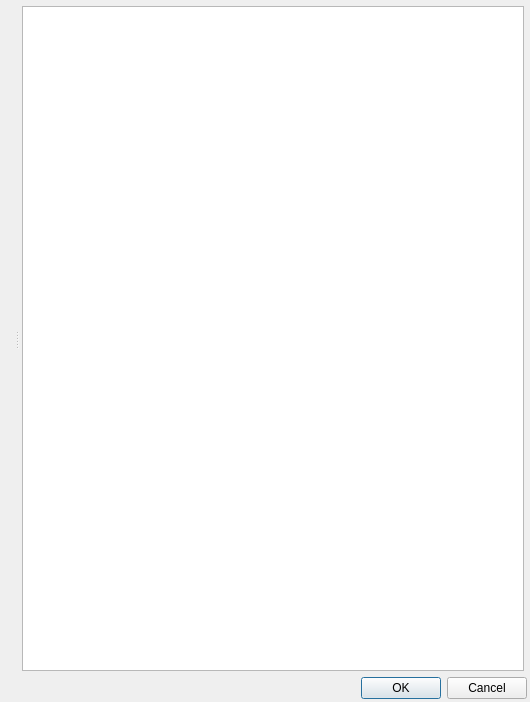
<?xml version="1.0" encoding="UTF-8"?>
<ui version="4.0">
 <class>Dialog</class>
 <widget class="QDialog" name="Dialog">
  <property name="geometry">
   <rect>
    <x>0</x>
    <y>0</y>
    <width>530</width>
    <height>702</height>
   </rect>
  </property>
  <property name="windowTitle">
   <string>Pick Slot</string>
  </property>
  <property name="modal">
   <bool>true</bool>
  </property>
  <layout class="QVBoxLayout" name="verticalLayout">
   <property name="spacing">
    <number>3</number>
   </property>
   <property name="margin">
    <number>3</number>
   </property>
   <item>
    <widget class="QSplitter" name="uiMainSPLT">
     <property name="orientation">
      <enum>Qt::Horizontal</enum>
     </property>
     <widget class="QWidget" name="uiTreeWDG" native="true">
      <layout class="QVBoxLayout" name="verticalLayout_4">
       <property name="spacing">
        <number>3</number>
       </property>
       <property name="margin">
        <number>3</number>
       </property>
      </layout>
     </widget>
     <widget class="QWidget" name="uiSlotWDG" native="true">
      <layout class="QVBoxLayout" name="verticalLayout_5">
       <property name="spacing">
        <number>3</number>
       </property>
       <property name="margin">
        <number>3</number>
       </property>
       <item>
        <widget class="QListWidget" name="uiSlotLIST"/>
       </item>
      </layout>
     </widget>
    </widget>
   </item>
   <item>
    <widget class="QDialogButtonBox" name="buttonBox">
     <property name="orientation">
      <enum>Qt::Horizontal</enum>
     </property>
     <property name="standardButtons">
      <set>QDialogButtonBox::Cancel|QDialogButtonBox::Ok</set>
     </property>
    </widget>
   </item>
  </layout>
 </widget>
 <resources/>
 <connections>
  <connection>
   <sender>buttonBox</sender>
   <signal>accepted()</signal>
   <receiver>Dialog</receiver>
   <slot>accept()</slot>
   <hints>
    <hint type="sourcelabel">
     <x>248</x>
     <y>254</y>
    </hint>
    <hint type="destinationlabel">
     <x>157</x>
     <y>274</y>
    </hint>
   </hints>
  </connection>
  <connection>
   <sender>buttonBox</sender>
   <signal>rejected()</signal>
   <receiver>Dialog</receiver>
   <slot>reject()</slot>
   <hints>
    <hint type="sourcelabel">
     <x>316</x>
     <y>260</y>
    </hint>
    <hint type="destinationlabel">
     <x>286</x>
     <y>274</y>
    </hint>
   </hints>
  </connection>
 </connections>
</ui>
